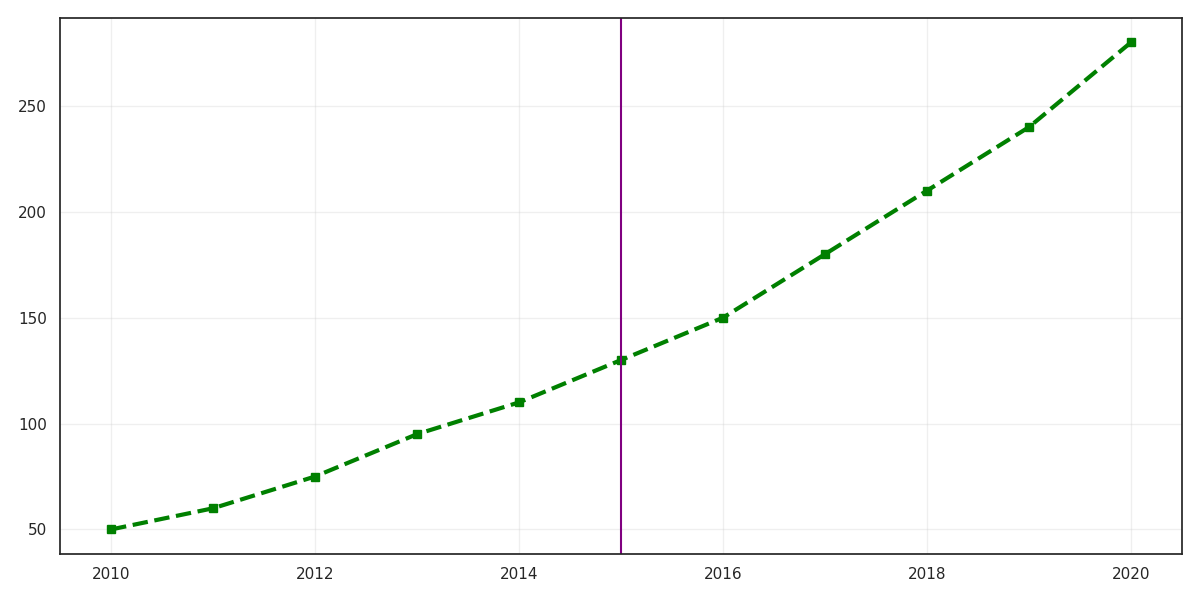

Source code (Python):
import matplotlib.pyplot as plt
import numpy as np

years = np.arange(2010, 2021)
solar_capacity = np.array([50, 60, 75, 95, 110, 130, 150, 180, 210, 240, 280])

plt.figure(figsize=(12, 6))
plt.plot(years, solar_capacity, marker='s', linestyle='--', color='green', linewidth=3)
plt.grid(True, linestyle='-', alpha=0.3)
plt.axvline(x=2015, color='purple', linestyle='-', linewidth=1.5)

plt.tight_layout()
plt.show()
